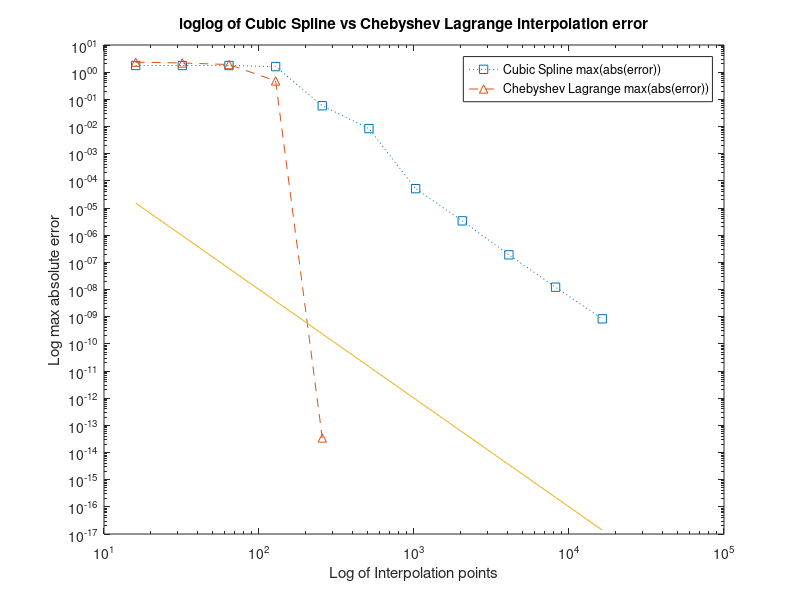

MATLAB code to generate this figure:
% Question 3

clear all
close all

x = 0:.001:1;
f = @(xi)(exp(3*xi).*sin(200*xi.^2) ./ (1 + 20 * xi.^2));
nn = 2.^[4:14];

for jj = 1:length(nn)
    
    n = nn(jj);
    
    % SPLINE COMPUTATION
    xi = 0:1/nn(jj):1;
    PP = spline(xi,f(xi));
    YY = ppval(PP,x);
    err1(jj) = max(abs(f(x) - YY));
      
end



g = 6;
for kk = 1:g
    n = nn(kk);
    a = 0; b = 1;
    ni = 0:1:n;
    ti = cos(pi/(2*(n+1)).* (2*ni(:)+1));
    xc = a + (b-a)/2*(ti+1);
    yc = f(xc);
    
    % CHEBYCHEV LAGRANGE COMPUTATION
    % Lagrange Polynomial Solver
    % Construction
    rho = ones(n+1,1);
    for j=1:n+1
        for i=1:n+1
            if i ~= j
                rho(j) = rho(j) * (xc(j)-xc(i));
            end
        end
    end
    
    w = 1./rho;

    % Evaluation
    for ii = 1:length(x)
        psi = prod( x(ii) - xc);
        p1(ii) =  psi*sum( (w.*yc)./(x(ii) - xc));
    end
    
    err2(kk) = max(abs(p1 - f(x)));
    
end

loglog(nn,err1,':s',nn(1:g),err2,'--^',nn,1./nn.^4)
legend('Cubic Spline max(abs(error))','Chebyshev Lagrange max(abs(error))')
title('loglog of Cubic Spline vs Chebyshev Lagrange interpolation error')
xlabel('Log of Interpolation points')
ylabel('Log max absolute error')
